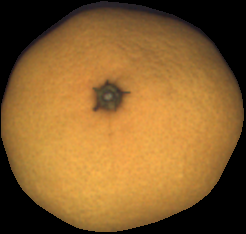
#> input picture data/mandarins/obj0006/im00.png, 246 x 234 px, found by its file name
$ jupyter execute ellipse-axes-openCV.ipynb
#> lines starting #> are read from the running program, lines starting #| are printed output that depends on the picture; after the words box and inside, x2 and y2 are one past the last pixel; in counts of white or black regions, pixels touching at a corner belong together
### initial_implementation/Point_311/pt311utils.py
import cv2
import numpy as np
import math

def create_mask_from_img (image):
    gray_img = cv2.cvtColor(image, cv2.COLOR_BGR2GRAY)
    _, mask = cv2.threshold(gray_img, 0, 255, cv2.THRESH_BINARY)
    return mask

def calculate_ellipse_from_mask (mask):
    contours, _ = cv2.findContours(mask, cv2.RETR_EXTERNAL, cv2.CHAIN_APPROX_SIMPLE)   # Finds multiple contours that match the mask
    ellipse = None

    if len(contours) > 0:
        contour = max(contours, key=cv2.contourArea)  # Choose the contour with the maximum area
        if len(contour) >= 5:                         # The fitEllipse functions needs at least 5 points to create an ellipse
            ellipse = cv2.fitEllipse(contour)

    return ellipse

# [32 lines of commented-out code are left out]


def draw_ellipse(image, ellipse, color = (0, 0, 255)):
    thickness = 1
    center, axes_length, angle = ellipse

    ellipse_box = ((center[0], center[1]), (axes_length[0], axes_length[1]), angle)   # ellipse axes, center and angle to be drawn on the img given
    cv2.ellipse(image, ellipse_box, color, thickness)
    return image

# [30 lines left out: function draw_axes_of_ellipse, not called in this run]


def draw_semi_axes_of_ellipse (image, ellipse):
    center, axes_length, angle = ellipse
    color = (0, 255, 0)  # Green color
    thickness = 2
    degrees = np.deg2rad(angle)                         # Turn radians to degrees
    minor_axis_length, major_axis_length = axes_length  # Assigns vars major and minor axis -> refers to the full length of the longer and shorter axis of an ellipse
    center_coord_int = (int(center[0]), int(center[1]))

    # Calculate minor axis start and end coordinates
    minor_axis_endpoint = (
        int(center[0] - minor_axis_length / 2 * np.cos(degrees)),   # Coordinate X - calculated by subtracting from the center the length of the semi-axis (axis/2) - multiplying degrees to fit rotated ellipse
        int(center[1] - minor_axis_length / 2 * np.sin(degrees))    # Coordinate Y
    )
    # Calculate major axis start and end coordinates
    major_axis_endpoint = (
        int(center[0] - major_axis_length / 2 * np.cos(degrees + np.pi / 2)),
        int(center[1] - major_axis_length / 2 * np.sin(degrees + np.pi / 2))
    )

    cv2.line(image, center_coord_int, major_axis_endpoint, color, thickness)    # Paints line on img given two points (center, endpoint)
    cv2.line(image, center_coord_int, minor_axis_endpoint, color, thickness)
    return image


def draw_axes_names (image, ellipse):
    center, axes_length, angle = ellipse

    # Font values
    font = cv2.FONT_HERSHEY_COMPLEX_SMALL
    font_scale = 1
    font_color = (255, 0, 0)  # Red color in BGR format
    thickness = 2

    degrees = np.deg2rad(angle)
    minor_axis_length, major_axis_length = axes_length
    minor_letter = (
        int(center[0] - minor_axis_length / 4 * np.cos(degrees)), # Coordinate X - calculated by subtracting from the center half the length of the semi-axis (axis/4) - multiplying degrees to fit rotated ellipse
        int(center[1] - minor_axis_length / 4 * np.sin(degrees))  # Coordinate Y
    )
    major_letter = (
        int(center[0] - major_axis_length / 4 * np.cos(degrees + np.pi / 2)),
        int(center[1] - major_axis_length / 4 * np.sin(degrees + np.pi / 2))
    )

    cv2.putText(image, "a", major_letter, font, font_scale, font_color, thickness, cv2.LINE_AA)
    cv2.putText(image, "b", minor_letter, font, font_scale, font_color, thickness, cv2.LINE_AA)
    return image

### initial_implementation/Point_311/ellipse-axes-openCV.ipynb
## Prubea de funciones del archivo pt313utils
Este es el archivo donde se hicieron pruebas de las funciones declaradas en pt313utils.
Se explica como declarar y usar las funciones.

Se importan las librerias necesarias y se importa la imagen que se quiere usar de prueba

[cell 1]
# This code implements section 3.1.1 of the paper: 3D rotation of fruits
import matplotlib.pyplot as plt
import cv2
import pandas as pd
import numpy as np
import pt311utils
import notebook_functions

[cell 2]
# prolate_img = cv2.imread("../data/tomato_large/bb_obj0000/im02.png")   # Prolate
# sphere_img = cv2.imread("../data/oranges/obj0002/im01.png")   # Shpere
# image = cv2.imread("../data/tomatoes/obj0002/im02.png")   # Oblate
image = cv2.imread("../data/mandarins/obj0006/im00.png")   # Oblate
#> image is the input picture: shape (234, 246, 3); mean B, G, R 45, 94.8, 134.2
img_path = "../data/mandarins/obj0006/im00.png"
plt.imshow(image)

### Creación de la mascara
Se usa la función ```create_mask_from_img``` que recibe una imagen RGBo de cualquier tipo y la convierte a una mascara binarya de valores 0 y 255.

[cell 3]
mask = pt311utils.create_mask_from_img(image)
#> in create_mask_from_img, `gray_img = cv2.cvtColor(image, cv2.COLOR_BGR2GRAY)`:
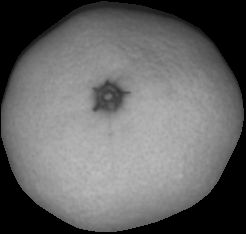
#> gray_img: shape (234, 246); min 0, max 190, mean 100.9
#> in create_mask_from_img, `_, mask = cv2.threshold(gray_img, 0, 255, cv2.THRESH_BINARY)`:
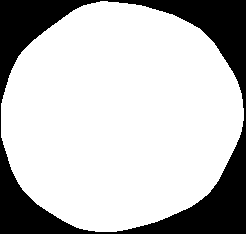
#> mask: shape (234, 246); 75.3% white; 1 black region
plt.imshow(mask)

### Conseguir la elipse de la mascara binaria

Se usa la función ```calculate_ellipse_from_mask``` que recibe una mascara binaria.
Esta función regresa un objeto tipo: RotatedRect. Este objeto se usa para aproximar una elipse.
Las propiedades que tiene son:
    *center*: This property returns the center coordinates of the rotated rectangle as a tuple (x, y).
    *size*: This property returns the dimensions of the rotated rectangle as a tuple (width, height).
    *angle*: This property returns the angle of rotation of the rectangle in degrees.

```

# Fit an ellipse to the contour points
ellipse = cv2.fitEllipse(contour_points)

# Access ellipse properties
center = ellipse[0]
size = ellipse[1]
angle = ellipse[2]
```

[cell 4]
ellipse = pt311utils.calculate_ellipse_from_mask(mask)
#> in calculate_ellipse_from_mask, `contours, _ = cv2.findContours(mask, cv2.RETR_EXTERNAL, cv2.CHAIN_APPR..`: contours = 1 contour; box (x1, y1, x2, y2) and area: (1, 1, 244, 232) 43029
#> in calculate_ellipse_from_mask, `contour = max(contours, key=cv2.contourArea)`: contour = contour of 368 points, box (x1, y1, x2, y2) (1, 1, 244, 232), area 43029
#> in calculate_ellipse_from_mask, `ellipse = cv2.fitEllipse(contour)`: ellipse = ((119.3, 116.3), (226.1, 242), 74.87)
#> ellipse = ((119.3, 116.3), (226.1, 242), 74.87)

Se usa la funcion ```draw_ellipse``` para dibujar la elipse encontrada sobre la img que se le de como argumento

Se usa la funcion ```draw_semi_axes_of_ellipse``` para dibujar los semi-ejes (eje desde el centro hasta la orilla) encontrados sobre la img que se le de como argumento

Se usa la funcion ```draw_axes_names``` para dibujar las letras a la mitad de cada semi-eje. Siendo la letra "a" para el semi eje mayor y la letra "b" para el semi-eje menor.

[cell 5]
pt311utils.draw_ellipse(image, ellipse)
#> in draw_ellipse, `center, axes_length, angle = ellipse`: center = (119.3, 116.3); axes_length = (226.1, 242); angle = 74.87
#> in draw_ellipse, `ellipse_box = ((center[0], center[1]), (axes_length[0], axes_length[1]..`: ellipse_box = ((119.3, 116.3), (226.1, 242), 74.87)
pt311utils.draw_semi_axes_of_ellipse(image, ellipse)
#> in draw_semi_axes_of_ellipse, `center, axes_length, angle = ellipse`: center = (119.3, 116.3); axes_length = (226.1, 242); angle = 74.87
#> in draw_semi_axes_of_ellipse, `degrees = np.deg2rad(angle)`: degrees = 1.31
#> in draw_semi_axes_of_ellipse, `minor_axis_length, major_axis_length = axes_length`: minor_axis_length = 226.1; major_axis_length = 242
#> in draw_semi_axes_of_ellipse, `center_coord_int = (int(center[0]), int(center[1]))`: center_coord_int = (119, 116)
#> in draw_semi_axes_of_ellipse, `minor_axis_endpoint = ( int(center[0] - minor_axis_length / 2 * np.cos..`: minor_axis_endpoint = (89, 7)
#> in draw_semi_axes_of_ellipse, `major_axis_endpoint = ( int(center[0] - major_axis_length / 2 * np.cos..`: major_axis_endpoint = (236, 84)
pt311utils.draw_axes_names(image, ellipse)
#> in draw_axes_names, `center, axes_length, angle = ellipse`: center = (119.3, 116.3); axes_length = (226.1, 242); angle = 74.87
#> in draw_axes_names, `degrees = np.deg2rad(angle)`: degrees = 1.31
#> in draw_axes_names, `minor_axis_length, major_axis_length = axes_length`: minor_axis_length = 226.1; major_axis_length = 242
#> in draw_axes_names, `minor_letter = ( int(center[0] - minor_axis_length / 4 * np.cos(degree..`: minor_letter = (104, 61)
#> in draw_axes_names, `major_letter = ( int(center[0] - major_axis_length / 4 * np.cos(degree..`: major_letter = (177, 100)
#> in draw_axes_names, `cv2.putText(image, "b", minor_letter, font, font_scale, font_color, th..`:
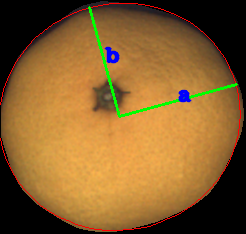
#> image: shape (234, 246, 3); mean B, G, R 45, 95.2, 133.6

[cell 6]
plt.imshow(image)

$ run again, with data/mandarins/obj0000/im02.png copied over data/mandarins/obj0006/im00.png
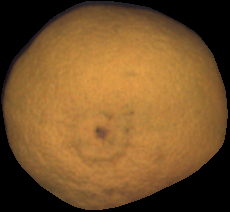
#> input picture data/mandarins/obj0000/im02.png, 230 x 212 px, found by its file name
#> image is the input picture: shape (212, 230, 3); mean B, G, R 41.9, 83, 118.7
#> in create_mask_from_img, `_, mask = cv2.threshold(gray_img, 0, 255, cv2.THRESH_BINARY)`:
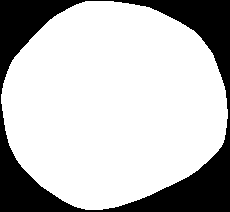
#> mask: shape (212, 230); 74.7% white; 1 black region
#> contours = 1 contour; box (x1, y1, x2, y2) and area: (1, 1, 228, 210) 36132
#> contour = contour of 308 points, box (x1, y1, x2, y2) (1, 1, 228, 210), area 36132
#> in calculate_ellipse_from_mask, `ellipse = cv2.fitEllipse(contour)`: ellipse = ((111.9, 103.5), (203.3, 225.5), 81.22)
#> in draw_ellipse, `center, axes_length, angle = ellipse`: center = (111.9, 103.5); axes_length = (203.3, 225.5); angle = 81.22
#> ellipse_box = ((111.9, 103.5), (203.3, 225.5), 81.22)
#> in draw_semi_axes_of_ellipse, `center, axes_length, angle = ellipse`: center = (111.9, 103.5); axes_length = (203.3, 225.5); angle = 81.22
#> in draw_semi_axes_of_ellipse, `degrees = np.deg2rad(angle)`: degrees = 1.42
#> in draw_semi_axes_of_ellipse, `minor_axis_length, major_axis_length = axes_length`: minor_axis_length = 203.3; major_axis_length = 225.5
#> center_coord_int = (111, 103)
#> minor_axis_endpoint = (96, 3)
#> major_axis_endpoint = (223, 86)
#> in draw_axes_names, `center, axes_length, angle = ellipse`: center = (111.9, 103.5); axes_length = (203.3, 225.5); angle = 81.22
#> in draw_axes_names, `degrees = np.deg2rad(angle)`: degrees = 1.42
#> in draw_axes_names, `minor_axis_length, major_axis_length = axes_length`: minor_axis_length = 203.3; major_axis_length = 225.5
#> minor_letter = (104, 53)
#> major_letter = (167, 94)
#> in draw_axes_names, `cv2.putText(image, "b", minor_letter, font, font_scale, font_color, th..`:
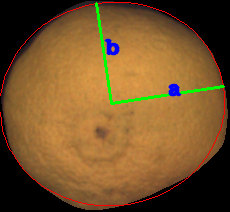
#> image: shape (212, 230, 3); mean B, G, R 42, 83.4, 118

$ run again, with data/tomatoes/obj0002/im01.png copied over data/mandarins/obj0006/im00.png
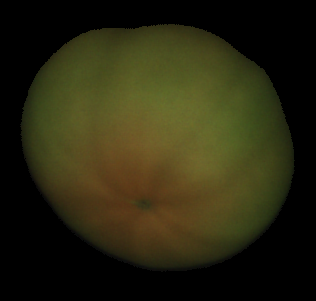
#> input picture data/tomatoes/obj0002/im01.png, 316 x 301 px, found by its file name
#> image is the input picture: shape (301, 316, 3); mean B, G, R 16.2, 38.9, 41.4
#> in create_mask_from_img, `_, mask = cv2.threshold(gray_img, 0, 255, cv2.THRESH_BINARY)`:
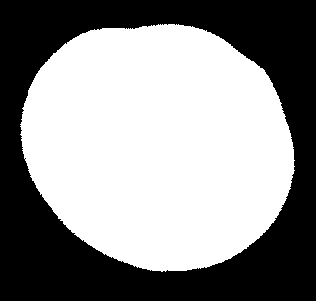
#> mask: shape (301, 316); 55.9% white; 1 black region
#> contours = 1 contour; box (x1, y1, x2, y2) and area: (20, 24, 295, 272) 52800
#> contour = contour of 502 points, box (x1, y1, x2, y2) (20, 24, 295, 272), area 52800
#> in calculate_ellipse_from_mask, `ellipse = cv2.fitEllipse(contour)`: ellipse = ((158, 144.9), (242, 278), 113.7)
#> in draw_ellipse, `center, axes_length, angle = ellipse`: center = (158, 144.9); axes_length = (242, 278); angle = 113.7
#> ellipse_box = ((158, 144.9), (242, 278), 113.7)
#> in draw_semi_axes_of_ellipse, `center, axes_length, angle = ellipse`: center = (158, 144.9); axes_length = (242, 278); angle = 113.7
#> in draw_semi_axes_of_ellipse, `degrees = np.deg2rad(angle)`: degrees = 1.98
#> in draw_semi_axes_of_ellipse, `minor_axis_length, major_axis_length = axes_length`: minor_axis_length = 242; major_axis_length = 278
#> center_coord_int = (157, 144)
#> minor_axis_endpoint = (206, 34)
#> major_axis_endpoint = (285, 200)
#> in draw_axes_names, `center, axes_length, angle = ellipse`: center = (158, 144.9); axes_length = (242, 278); angle = 113.7
#> in draw_axes_names, `degrees = np.deg2rad(angle)`: degrees = 1.98
#> in draw_axes_names, `minor_axis_length, major_axis_length = axes_length`: minor_axis_length = 242; major_axis_length = 278
#> minor_letter = (182, 89)
#> major_letter = (221, 172)
#> in draw_axes_names, `cv2.putText(image, "b", minor_letter, font, font_scale, font_color, th..`:
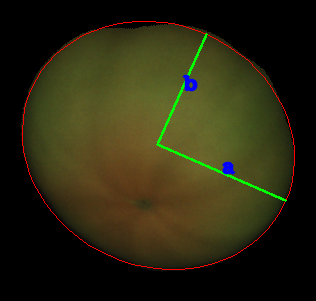
#> image: shape (301, 316, 3); mean B, G, R 16.5, 39.6, 42.3
